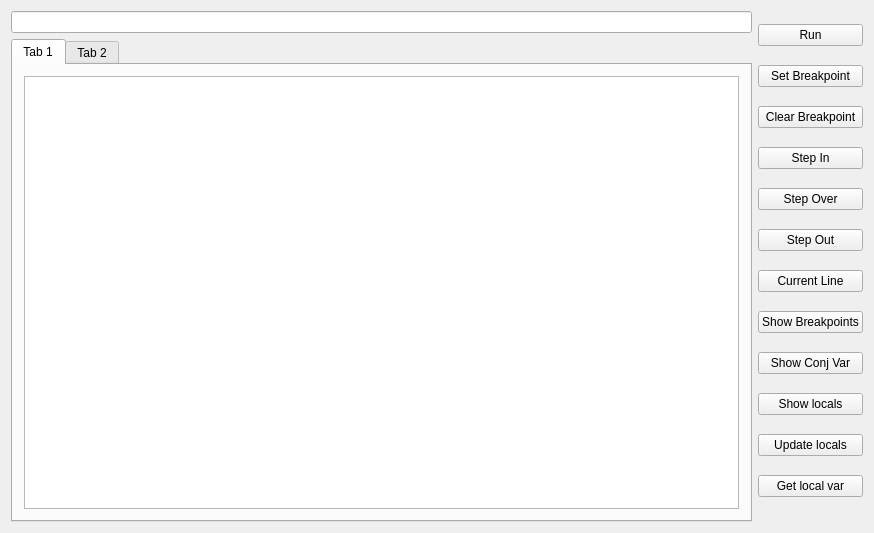
<?xml version="1.0" encoding="UTF-8"?>
<ui version="4.0">
 <class>MainWindow</class>
 <widget class="QMainWindow" name="MainWindow">
  <property name="geometry">
   <rect>
    <x>0</x>
    <y>0</y>
    <width>874</width>
    <height>533</height>
   </rect>
  </property>
  <property name="windowTitle">
   <string>MainWindow</string>
  </property>
  <widget class="QWidget" name="centralWidget">
   <layout class="QGridLayout" name="gridLayout_2">
    <item row="0" column="2">
     <layout class="QVBoxLayout" name="verticalLayout">
      <item>
       <widget class="QPushButton" name="butRun">
        <property name="text">
         <string>Run</string>
        </property>
       </widget>
      </item>
      <item>
       <widget class="QPushButton" name="butBreakPoint">
        <property name="text">
         <string>Set Breakpoint</string>
        </property>
       </widget>
      </item>
      <item>
       <widget class="QPushButton" name="butClearBreakpoint">
        <property name="text">
         <string>Clear Breakpoint</string>
        </property>
       </widget>
      </item>
      <item>
       <widget class="QPushButton" name="butStepIn">
        <property name="text">
         <string>Step In</string>
        </property>
       </widget>
      </item>
      <item>
       <widget class="QPushButton" name="butStepOver">
        <property name="text">
         <string>Step Over</string>
        </property>
       </widget>
      </item>
      <item>
       <widget class="QPushButton" name="butStepOut">
        <property name="text">
         <string>Step Out</string>
        </property>
       </widget>
      </item>
      <item>
       <widget class="QPushButton" name="butCurrLine">
        <property name="text">
         <string>Current Line</string>
        </property>
       </widget>
      </item>
      <item>
       <widget class="QPushButton" name="butShwBrk">
        <property name="text">
         <string>Show Breakpoints</string>
        </property>
       </widget>
      </item>
      <item>
       <widget class="QPushButton" name="butVar">
        <property name="text">
         <string>Show Conj Var</string>
        </property>
       </widget>
      </item>
      <item>
       <widget class="QPushButton" name="butLocal">
        <property name="text">
         <string>Show locals</string>
        </property>
       </widget>
      </item>
      <item>
       <widget class="QPushButton" name="butUpdateLocals">
        <property name="text">
         <string>Update locals</string>
        </property>
       </widget>
      </item>
      <item>
       <widget class="QPushButton" name="butLocalVar">
        <property name="text">
         <string>Get local var</string>
        </property>
       </widget>
      </item>
     </layout>
    </item>
    <item row="0" column="0">
     <layout class="QGridLayout" name="gridLayout">
      <item row="0" column="0">
       <widget class="QLineEdit" name="command"/>
      </item>
      <item row="1" column="0">
       <widget class="QTabWidget" name="tabWidget">
        <property name="currentIndex">
         <number>0</number>
        </property>
        <widget class="QWidget" name="tab">
         <attribute name="title">
          <string>Tab 1</string>
         </attribute>
         <layout class="QGridLayout" name="gridLayout_4">
          <item row="0" column="0">
           <widget class="QPlainTextEdit" name="echo"/>
          </item>
         </layout>
        </widget>
        <widget class="QWidget" name="tab_2">
         <attribute name="title">
          <string>Tab 2</string>
         </attribute>
         <layout class="QGridLayout" name="gridLayout_3">
          <item row="0" column="0">
           <widget class="QPlainTextEdit" name="designOutput"/>
          </item>
         </layout>
        </widget>
       </widget>
      </item>
     </layout>
    </item>
   </layout>
  </widget>
 </widget>
 <layoutdefault spacing="6" margin="11"/>
 <resources/>
 <connections/>
</ui>
